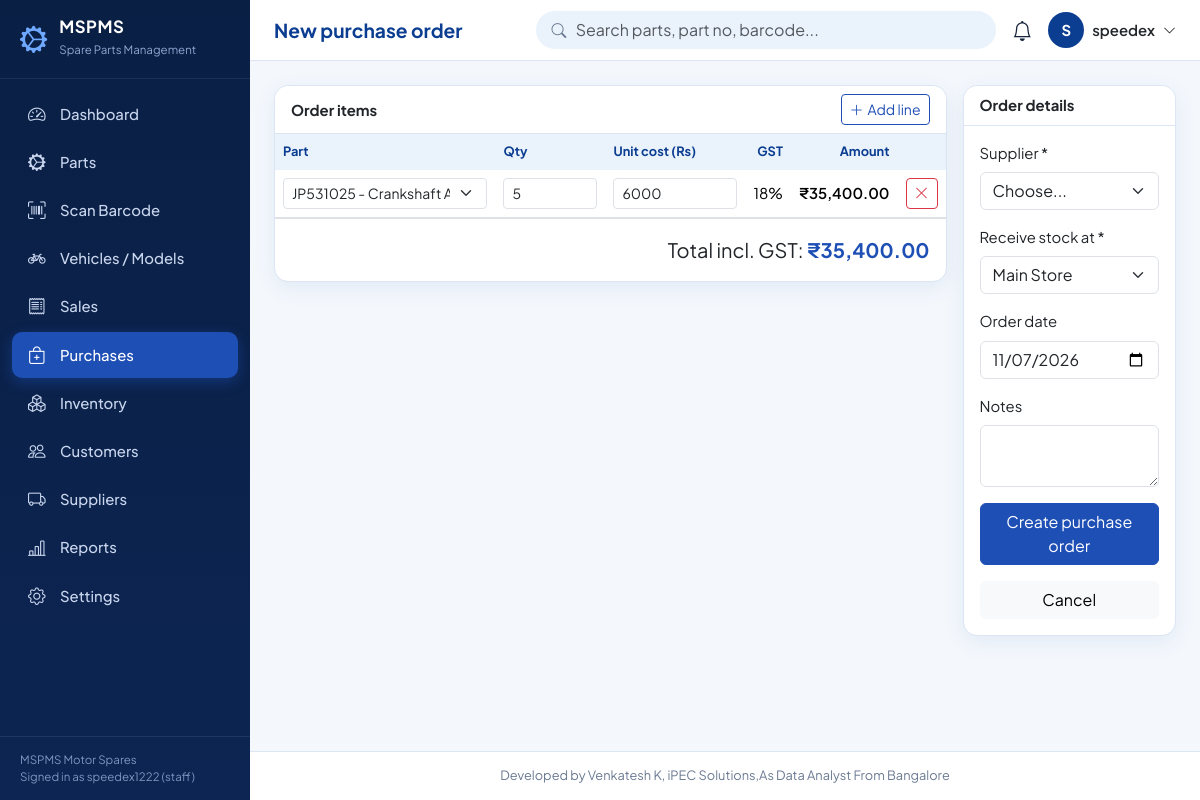
Page /purchases/new?part_id=1 (signed in) on the committed database.
### tables this page shows
CREATE TABLE settings (
    key   TEXT PRIMARY KEY,
    value TEXT
);

CREATE TABLE users (
    id            INTEGER PRIMARY KEY AUTOINCREMENT,
    username      TEXT NOT NULL UNIQUE COLLATE NOCASE CHECK (length(username) >= 3),
    password_hash TEXT NOT NULL,
    full_name     TEXT NOT NULL,
    email         TEXT,
    role          TEXT NOT NULL DEFAULT 'staff' CHECK (role IN ('admin','manager','staff')),
    active        INTEGER NOT NULL DEFAULT 1 CHECK (active IN (0,1)),
    created_at    TEXT NOT NULL DEFAULT (datetime('now','localtime'))
);

### app.py (the view, shortened to what this page needs)
@app.route("/purchases/new", methods=["GET", "POST"])
def purchase_new():
    prefill = []
    for pid in request.args.getlist("part_id"):
        p = qone(PARTS_SQL + " WHERE p.id=?", (pid,)) if pid.isdigit() else None
        if p:
            prefill.append(dict(id=p["id"], qty=max(p["reorder_level"] * 2 - p["total_qty"], p["reorder_level"], 1), cost=p["cost_price"]))
    parts = qall("SELECT id, part_no, name, cost_price, gst_percent FROM parts ORDER BY name")
    return render_template("purchase_form.html", suppliers=qall("SELECT * FROM suppliers ORDER BY name"),
                           locations=qall("SELECT * FROM locations ORDER BY name"), today=date.today().isoformat(),
                           parts=[dict(id=p["id"], label=f"{p['part_no']} - {p['name']}", cost=p["cost_price"], gst=p["gst_percent"]) for p in parts],
                           prefill=prefill)

### app.py (called while the page is built)
def get_db():
    if "db" not in g:
        g.db = sqlite3.connect(DB_PATH)
        g.db.row_factory = sqlite3.Row
        g.db.execute("PRAGMA foreign_keys = ON")
    return g.db

def qall(sql, args=()):
    return get_db().execute(sql, args).fetchall()

def qone(sql, args=()):
    return get_db().execute(sql, args).fetchone()

def S(key, default=""):
    row = qone("SELECT value FROM settings WHERE key=?", (key,))
    return row["value"] if row and row["value"] is not None else default

@app.template_global()
def csrf_token():
    if "_csrf" not in session:
        session["_csrf"] = secrets.token_hex(16)
    return session["_csrf"]

@app.template_global()
def csrf_input():
    return Markup(f'<input type="hidden" name="csrf_token" value="{csrf_token()}">')

@app.before_request
def before_request():
    g.user = None
    if session.get("uid"):
        g.user = qone("SELECT * FROM users WHERE id=? AND active=1", (session["uid"],))
        if g.user is None:
            session.pop("uid", None)
    if request.endpoint in (None, "static"):
        return None
    if request.method == "POST":  # CSRF protection for every POST
        token = request.form.get("csrf_token") or request.headers.get("X-CSRF-Token") or ""
        if not session.get("_csrf") or not secrets.compare_digest(token, session["_csrf"]):
            abort(400)
    if g.user is None and request.endpoint not in ("login", "signup"):
        if request.path.startswith("/api/"):
            return jsonify(error="Login required"), 401
        return redirect(url_for("login", next=request.path if request.method == "GET" else None))
    return None

@app.context_processor
def inject_globals():
    ctx = dict(CREDIT=CREDIT, shop_name=S("shop_name", "MSPMS"))
    if g.get("user"):
        ctx["low_count"] = qone(f"SELECT COUNT(*) c FROM ({PARTS_SQL}) WHERE total_qty <= reorder_level")["c"]
        ctx["low_list"] = qall(f"{PARTS_SQL} WHERE COALESCE(t.q,0) <= p.reorder_level ORDER BY total_qty LIMIT 6")
    return ctx

### templates/purchase_form.html (shortened to what this page needs)
{% extends 'base.html' %}
{% block title %}New purchase order{% endblock %}
{% block content %}
<form method="post" class="needs-validation" novalidate>{{ csrf_input() }}
<div class="row g-3">
  <div class="col-lg-9"><div class="card"><div class="card-header">Order items <button type="button" class="btn btn-sm btn-outline-primary" id="addRow"><i class="bi bi-plus-lg me-1"></i>Add line</button></div>
    <div class="table-responsive"><table class="table"><thead><tr><th>Part</th><th>Qty</th><th>Unit cost (Rs)</th><th class="text-end">GST</th><th class="text-end">Amount</th><th></th></tr></thead><tbody id="poBody"></tbody></table></div>
    <div class="card-body border-top text-end fs-5">Total incl. GST: <b class="text-primary" id="poTotal">Rs 0.00</b></div></div></div>
  <div class="col-lg-3"><div class="card"><div class="card-header">Order details</div><div class="card-body vstack gap-3">
    <div><label class="form-label">Supplier *</label><select class="form-select" name="supplier_id" required><option value="">Choose...</option></select></div>
    <div><label class="form-label">Receive stock at *</label><select class="form-select" name="location_id" required>{% for l in locations %}<option value="{{ l.id }}">{{ l.name }}</option>{% endfor %}</select></div>
    <div><label class="form-label">Order date</label><input type="date" class="form-control" name="order_date" value="{{ today }}"></div>
    <div><label class="form-label">Notes</label><textarea class="form-control" rows="2" name="notes" maxlength="300"></textarea></div>
    <button class="btn btn-primary">Create purchase order</button><a class="btn btn-light" href="{{ url_for('purchases') }}">Cancel</a></div></div></div>
</div></form>
{% endblock %}

### templates/base.html (shortened to what this page needs)
<!doctype html>
<html lang="en">
<head>
  <link href="https://cdn.jsdelivr.net/npm/bootstrap@5.3.3/dist/css/bootstrap.min.css" rel="stylesheet">
  <link href="https://cdn.jsdelivr.net/npm/bootstrap-icons@1.11.3/font/bootstrap-icons.min.css" rel="stylesheet">
  <link href="{{ url_for('static', filename='css/style.css') }}" rel="stylesheet">
</head>
<body>
{% set nav = [
  ('/', 'Dashboard', 'speedometer2'), ('/parts', 'Parts', 'gear-wide-connected'), ('/scan', 'Scan Barcode', 'upc-scan'),
  ('/bikes', 'Vehicles / Models', 'bicycle'), ('/sales', 'Sales', 'receipt'), ('/purchases', 'Purchases', 'bag-plus'),
  ('/inventory', 'Inventory', 'boxes'), ('/customers', 'Customers', 'people'), ('/suppliers', 'Suppliers', 'truck'),
  ('/reports', 'Reports', 'bar-chart-line'), ('/settings', 'Settings', 'gear')] %}
<aside class="sidebar" id="sidebar" aria-label="Main navigation">
  <div class="brand"><i class="bi bi-gear-wide-connected"></i><div><b>MSPMS</b><small>Spare Parts Management</small></div></div>
  <nav>
    {% for href, label, icon in nav %}
    <a href="{{ href }}" class="{{ 'active' if (request.path == '/' if href == '/' else request.path.startswith(href)) }}"><i class="bi bi-{{ icon }}"></i>{{ label }}</a>
    {% endfor %}
  </nav>
  <div class="side-foot">{{ shop_name }}<br>Signed in as {{ g.user.username }} ({{ g.user.role }})</div>
</aside>
<div class="main">
  <header class="topbar no-print">
    <h1 class="page-title">{% block page_title %}{{ self.title() }}{% endblock %}</h1>
    <div class="gsearch d-none d-sm-block">
      <i class="bi bi-search"></i>
      <form action="{{ url_for('parts_list') }}" method="get" autocomplete="off">
        <input class="form-control" id="globalSearch" name="q" placeholder="Search parts, part no, barcode..." aria-label="Search parts">
      </form>
    </div>
    <div class="dropdown ms-auto ms-sm-0">
      <a href="#" class="bell" data-bs-toggle="dropdown" aria-label="Notifications"><i class="bi bi-bell"></i>
        {% if low_count %}<span class="badge rounded-pill bg-danger">{{ low_count }}</span>{% endif %}</a>
    </div>
    <div class="dropdown">
      <a href="#" class="d-flex align-items-center gap-2 text-decoration-none text-dark" data-bs-toggle="dropdown" aria-label="User menu">
        <span class="avatar">{{ g.user.full_name[:1]|upper }}</span><span class="d-none d-md-inline fw-semibold">{{ g.user.full_name }}</span><i class="bi bi-chevron-down small"></i></a>
    </div>
  </header>
  <main class="content">
    {% block content %}{% endblock %}
  </main>
  <footer class="app-footer">{{ CREDIT }}</footer>
</div>
</body>
</html>

### static/css/style.css (style rules this page uses)
:root { --navy:#0A1F44; --royal:#0B3D91; --blue:#1E4FB5; --panel:#EAF2FB; --bg:#F4F8FD; --ink:#16233b; --muted:#6b7a93; --line:#dbe5f3; --ok:#12805c; --warn:#b7791f; --bad:#c0392b; --radius:14px; --shadow:0 6px 22px rgba(11,61,145,.08); --bs-primary:#1E4FB5; --bs-primary-rgb:30,79,181; --bs-body-font-family:'Plus Jakarta Sans',system-ui,-apple-system,'Segoe UI',Roboto,sans-serif; }
body { background:var(--bg);color:var(--ink);font-size:.93rem }
a { color:var(--blue) }
.btn-primary { --bs-btn-bg:var(--blue);--bs-btn-border-color:var(--blue);--bs-btn-hover-bg:var(--royal);--bs-btn-hover-border-color:var(--royal);--bs-btn-active-bg:var(--royal);--bs-btn-disabled-bg:var(--blue) }
.btn-outline-primary { --bs-btn-color:var(--blue);--bs-btn-border-color:var(--blue);--bs-btn-hover-bg:var(--blue);--bs-btn-hover-border-color:var(--blue) }
.sidebar { position:fixed;inset:0 auto 0 0;width:250px;background:linear-gradient(180deg,var(--navy) 0%,#0c2552 100%);color:#c9d6ee;z-index:1040;display:flex;flex-direction:column;transition:transform .25s ease }
.sidebar .brand { display:flex;gap:.75rem;align-items:center;padding:1.15rem 1.25rem;border-bottom:1px solid rgba(255,255,255,.08);color:#fff }
.sidebar .brand i { font-size:1.7rem;color:#6ea8ff }
.sidebar .brand b { display:block;letter-spacing:.5px;font-size:1.05rem;line-height:1.1 }
.sidebar .brand small { color:#8fa6d1;font-size:.72rem }
.sidebar nav { padding:.75rem;overflow-y:auto;flex:1 }
.sidebar nav a { display:flex;align-items:center;gap:.8rem;padding:.62rem .9rem;border-radius:10px;color:#c9d6ee;text-decoration:none;margin-bottom:2px;font-weight:500 }
.sidebar nav a i { font-size:1.1rem;width:1.3rem;text-align:center }
.sidebar nav a.active { background:var(--blue);color:#fff;box-shadow:0 4px 14px rgba(30,79,181,.45) }
.sidebar .side-foot { padding:.9rem 1.25rem;font-size:.72rem;color:#7f95c0;border-top:1px solid rgba(255,255,255,.08) }
.main { margin-left:250px;min-height:100vh;display:flex;flex-direction:column }
.topbar { position:sticky;top:0;z-index:1020;background:#fff;border-bottom:1px solid var(--line);padding:.7rem 1.5rem;display:flex;align-items:center;gap:1rem }
.page-title { font-size:1.2rem;font-weight:700;margin:0;color:var(--royal);white-space:nowrap }
.gsearch { position:relative;flex:1;max-width:460px;margin-left:auto }
.gsearch input { border-radius:30px;padding-left:2.4rem;background:var(--panel);border-color:transparent }
.gsearch>i { position:absolute;left:.95rem;top:50%;transform:translateY(-50%);color:var(--muted) }
.bell { position:relative;color:var(--ink);font-size:1.25rem }
.avatar { width:36px;height:36px;border-radius:50%;background:var(--royal);color:#fff;display:inline-flex;align-items:center;justify-content:center;font-weight:700 }
.content { padding:1.5rem;flex:1 }
.app-footer { padding:.9rem 1.5rem;text-align:center;color:var(--muted);font-size:.8rem;border-top:1px solid var(--line);background:#fff }
.card { border:1px solid var(--line);border-radius:var(--radius);box-shadow:var(--shadow) }
.card-header { background:#fff;border-bottom:1px solid var(--line);font-weight:700;border-radius:var(--radius) var(--radius) 0 0!important;display:flex;align-items:center;justify-content:space-between;gap:.5rem }
.table { --bs-table-bg:transparent;margin-bottom:0 }
.table thead th { background:var(--panel);color:var(--royal);font-weight:700;font-size:.8rem;border-bottom:0;white-space:nowrap }

### rows in the picture
settings: value "MSPMS Motor Spares"
users: user.username "speedex1222", user.role "staff", user "S", user.full_name "speedex"

### other values in the picture
{{ label }} "Dashboard" "Parts" "Scan Barcode" "Vehicles / Models" "Sales" "Purchases" "Inventory" "Customers" "Suppliers" "Reports" "Settings"
{{ CREDIT }} "Developed by Venkatesh K, iPEC Solutions,As Data Analyst From Bangalore"
form field location_id "Main Store"
